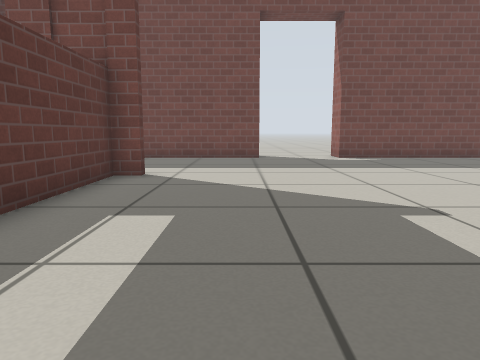
view 1 (above)

15 first-person views from a walk through a robot-simulator world made for Gazebo. The camera is 0.5 m above the floor, tilts 8° down and sees 70° across. The floor is counted in squares, 0.5 m on a side. Each view is taken from the middle of a square. On the plan, view 1 faces up. The plan holds only what a view shows up to about 13 squares ahead; the rest is blank. Simple patterns stand in for the simulator's built-in surfaces.

view 2
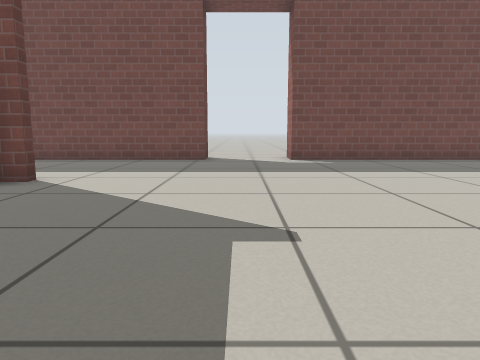

view 3
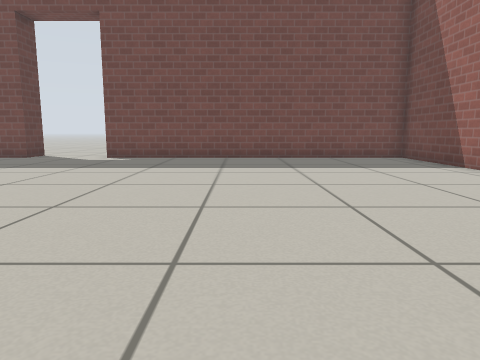

view 4
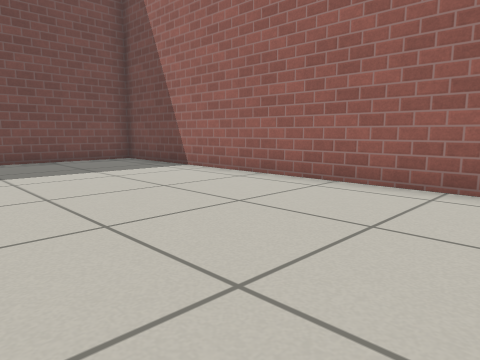

view 5
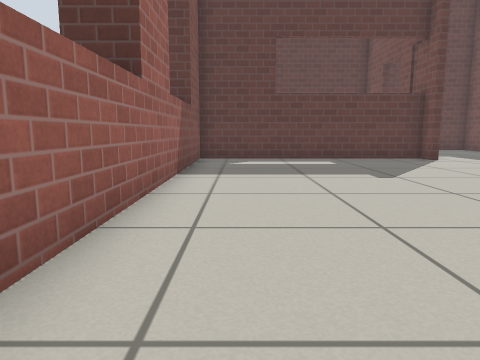

view 6
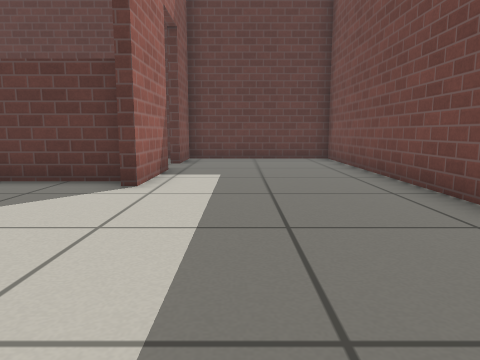

view 7
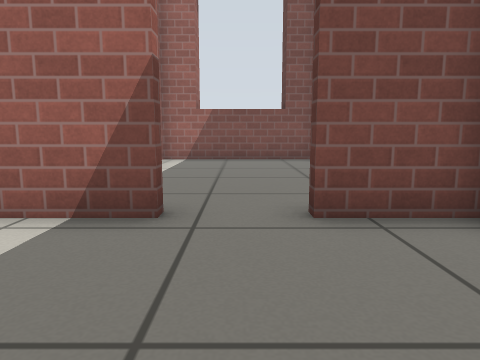

view 8
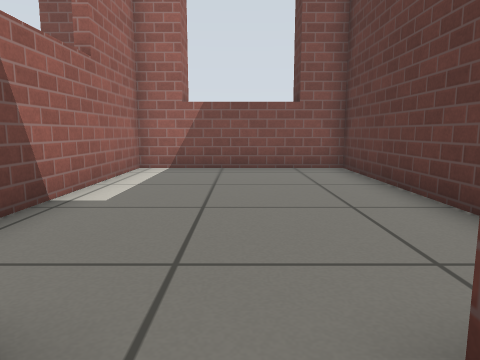

view 9
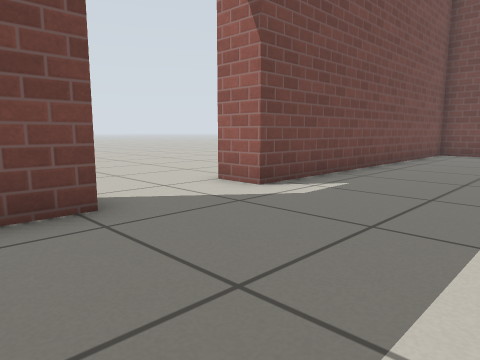

view 10
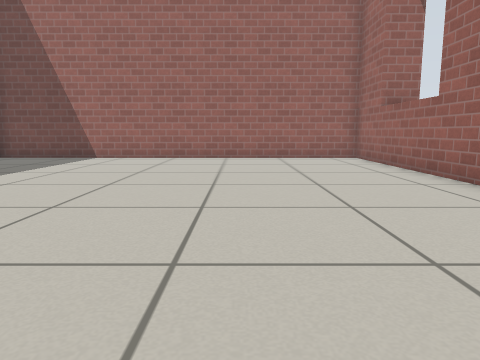

view 11
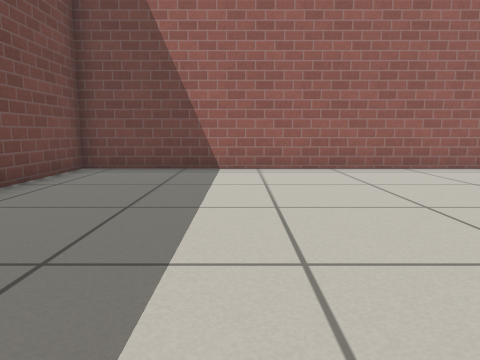

view 12
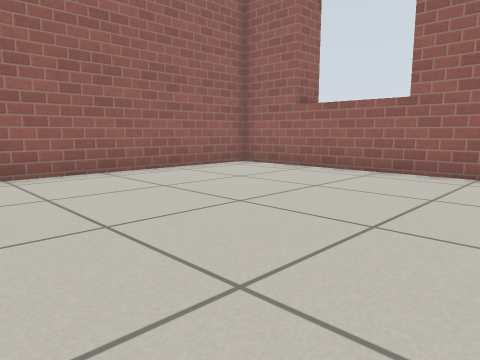

view 13
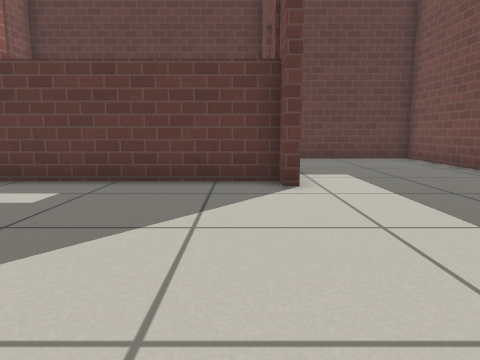

view 14
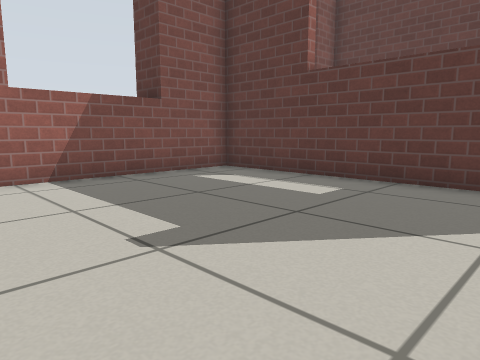

view 15
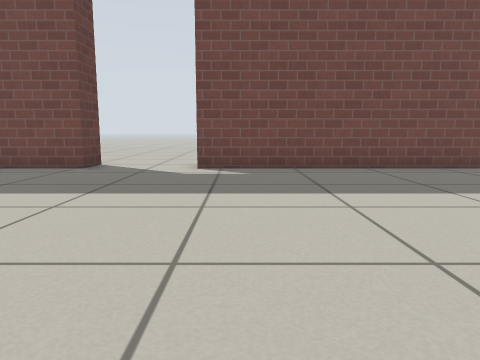

### Floor plan
Ten units are one square. View 1 is at (0, 0); x grows to the right and y downward. Boxes are objects, and circles mark ways between rooms. Rooms are numbered by the first view taken in them; rooms with no view inside come last. Other rooms are left out.
<svg viewBox="-94 -145 252 155">
<path fill="none" stroke="#000" d="M7 -133 -89 -133 -89 -81 -68 -81M-29 -79 -29 5 80 5M84 5 153 5 153 -133 38 -133M-51 -81 -22 -81M-69 -78 -84 -78M-89 -79 -89 5 -32 5 -32 -51M-22 -78 -51 -78"/>
<circle cx="-60" cy="-80" r="3" fill="#2a7"/>
<text x="50" y="-70">1</text>
<text x="-60" y="-40">2</text>
</svg>
Room 1 opens to room 2.

Where each view was taken, in squares from view 1:
view 1: 0 up, 0 right, facing up
view 2: 1 up, 2 right, facing up
view 3: 0 up, 9 right, facing up
view 4: 1 up, 9 right, facing up-right
view 5: 1 up, 10 right, facing left
view 6: 10 up, 4 right, facing left
view 7: 12 up, 6 left, facing down
view 8: 9 up, 6 left, facing down
view 9: 9 up, 1 left, facing up-right
view 10: 4 up, 2 right, facing right
view 11: 9 up, 6 right, facing right
view 12: 8 up, 7 right, facing down-right
view 13: 7 up, 4 right, facing left
view 14: 7 up, 4 right, facing down-left
view 15: 4 up, 5 right, facing up
